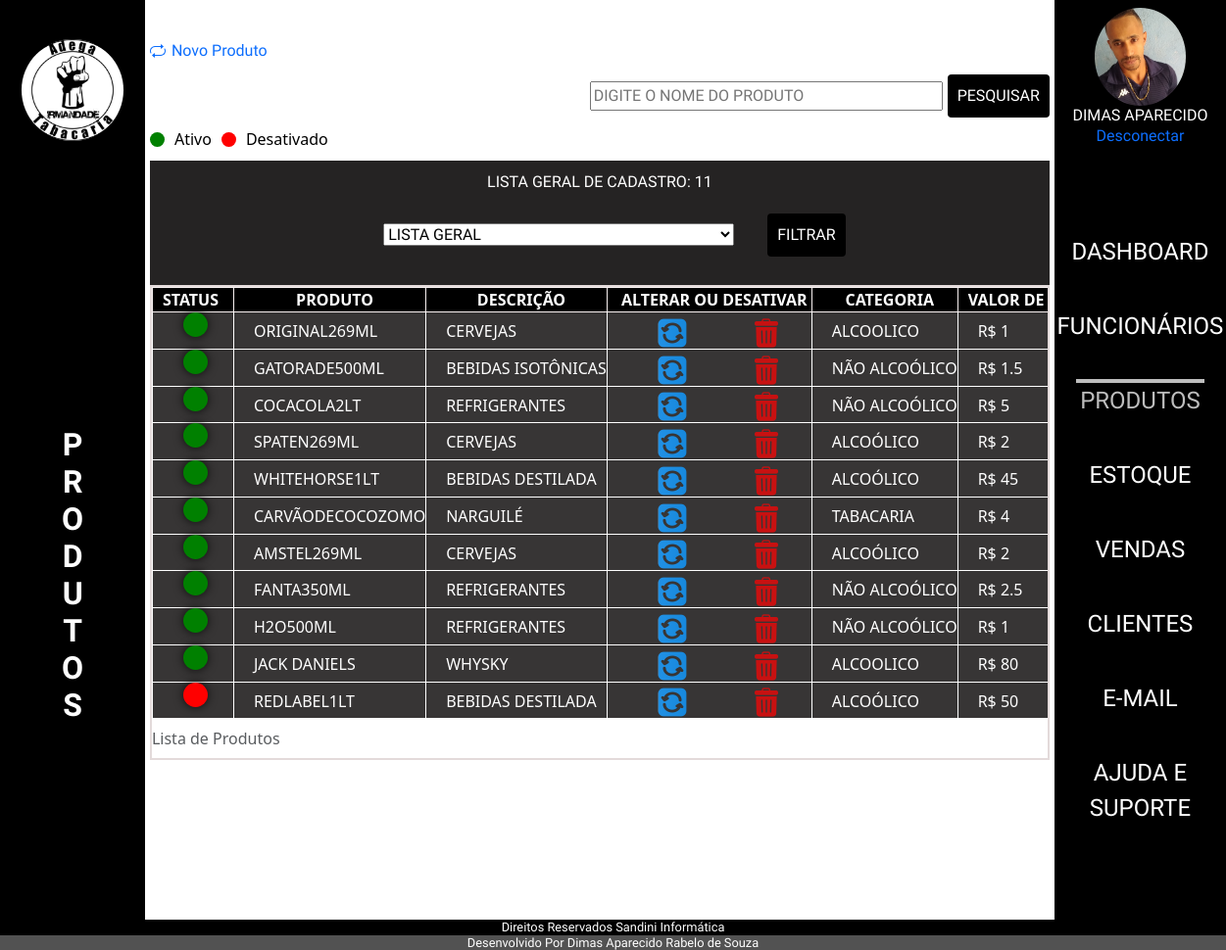
The page /admin/index.php?p=produtos (signed in) on the database its author committed.
### tables this page shows
CREATE TABLE `tblprodutos` (
  `idProduto` int(11) NOT NULL,
  `nomeProduto` varchar(255) DEFAULT NULL,
  `descricaoProduto` varchar(50) DEFAULT NULL,
  `categoriaProduto` varchar(50) DEFAULT NULL,
  `statusProduto` varchar(255) DEFAULT 'Ativo',
  `precoCompraProduto` double(10,2) DEFAULT NULL,
  `precoVendaProduto` double(10,2) DEFAULT NULL,
  `fornecedorProduto` varchar(20) DEFAULT NULL,
  `dataReceProduto` date DEFAULT curdate(),
  `horaProduto` time DEFAULT curtime()
);

CREATE TABLE `tblusuarios` (
  `idUsuario` int(11) NOT NULL,
  `nomeUsuario` varchar(50) NOT NULL,
  `emailUsuario` varchar(80) NOT NULL,
  `senhaUsuario` varchar(20) NOT NULL,
  `statusUsuario` varchar(10) NOT NULL,
  `fotoUsuario` varchar(100) NOT NULL
);

### admin/authenticacao.php (called while the page is built, shortened)
<?php
if (isset($_SESSION['idUsuario'])) {
    $tipoUsuario = 'cliente';
} elseif (isset($_SESSION['idFuncionario'])) {
    $id = $_SESSION['idFuncionario'];
    $tipoUsuario = 'funcionario';
} else {
    header("location: http://localhost/ProjetoAdegaIrmandade/admin/loginAdmin.php");
    exit;
}
$pagina = @$_GET['p'];
require_once('class/cliente.php');
require_once('class/funcionario.php');
if ($tipoUsuario === 'cliente') {
    $usuarios = new ClienteClass($id);
} elseif ($tipoUsuario === 'funcionario') {
    $funcionarios = new FuncionarioClass($id);
    $usuario = $funcionarios;
}

### admin/class/produto.php (called while the page is built, shortened)
<?php
class ProdutoClass
{
    public function listarProdutosAtivos()
    {
        $sql = "SELECT * FROM tblprodutos WHERE statusProduto = 'ATIVO' ORDER BY idProduto ASC";
        $conn = Conexao::LigarConexao();
        $resultado = $conn->query($sql);
        $lista = $resultado->fetchAll();
        return $lista;
    }
    public function listarProdutosDesativados()
    {
        $sql = "SELECT * FROM tblprodutos WHERE statusProduto = 'DESATIVADO' ORDER BY idProduto ASC";
        $conn = Conexao::LigarConexao();
        $resultado = $conn->query($sql);
        $listaDesativados = $resultado->fetchAll();
        return $listaDesativados;
    }
}

### admin/class/cliente.php (called while the page is built, shortened)
<?php
class ClienteClass
{
    public $idUsuario;
public function __construct($id = false)
    {
        if ($id) {
            $this->idUsuario = $id;
            $this->Carregar();
        }
    }
    public function Carregar()
    {
        $query = "SELECT * FROM tblusuarios WHERE idUsuario = " . $this->idUsuario;
        $conn = Conexao::LigarConexao();
        $resultado = $conn->query($query);
        $lista = $resultado->fetchAll();
        foreach ($lista as $linha) {
            $this->nomeUsuario = $linha['nomeUsuario'];
            $this->fotoUsuario = $linha['fotoUsuario'];
        }
        }
 }

### admin/produtos/listar.php (the view, shortened to what this page needs)
<?php
require_once('class/produto.php');
$produto = new ProdutoClass();
$listaAtivos = $produto->listarProdutosAtivos();
$listaDesativados = $produto->listarProdutosDesativados();
$listaFiltrada = array_merge($listaAtivos, $listaDesativados);
$statusFiltrar = '';
$totalCadastrados = count($listaFiltrada);
$totalAtivos = count($listaAtivos);
$totalDesativados = count($listaDesativados);
?>
<div>
    <a class="icon-link icon-link-hover" style="--bs-icon-link-transform: translate3d(0, -.125rem, 0);" href="index.php?p=produtos&pr=cadastrar">
        Novo Produto
    </a>
</div>
<div>
    <form class="CampoPes" action="" method="POST">
        <input type="text" id="searchInput" name="searchInput" placeholder="Digite o nome do Produto">
        <button type="submit">Pesquisar</button>
    </form>
</div>
<?php if (empty($statusFiltrar) || $statusFiltrar === 'LISTA GERAL') : ?>
    <div class="legenda-status">
        <div class="bolinha verde"></div>
        <span>Ativo</span>
        <div class="bolinha vermelha"></div>
        <span>Desativado</span>
    </div>
<?php endif; ?>
<form class="formStatus" action="" method="POST">
    <div>
        <select class="seleAtual" aria-label="Default select example" name="statusProduto">
            <option value="" <?php echo empty($statusFiltrar) ? 'selected' : 'LISTA GERAL'; ?>>LISTA GERAL</option>
        </select>
        <button type="submit">Filtrar</button>
    </div>
    <div>
        <?php if ($statusFiltrar === 'ATIVO') : ?>
            <p class="total">Total de ativos: <?php echo $totalAtivos; ?></p>
        <?php elseif ($statusFiltrar === 'DESATIVADO') : ?>
            <p class="total">Total de desativados: <?php echo $totalDesativados; ?></p>
        <?php else : ?>
            <p class="total">Lista Geral de Cadastro: <?php echo $totalCadastrados; ?></p>
        <?php endif; ?>
    </div>
</form>
<div class="table-container" id="arrastarMouse">
    <div>
        <table>
            <caption>Lista de Produtos</caption>
            <thead>
                <tr>
                <?php if (empty($statusFiltrar) || $statusFiltrar === 'LISTA GERAL') : ?>
                        <th class="spanstatus" class="thStatusPro"    >Status</th>
                    <?php endif; ?>
                     <th>Produto</th>
                    <th>Descrição</th>
                    <?php if ($statusFiltrar !== 'DESATIVADO') : ?>
                        <th>Alterar ou Desativar</th>
                    <?php endif; ?>
                    <th>Categoria</th>
                    <th>Valor de Compra</th>
                </tr>
            </thead>
            <tbody>
                <?php foreach ($listaFiltrada as $linha) : ?>
                    <?php if (empty($statusFiltrar) || $linha['statusProduto'] === $statusFiltrar) : ?>
                        <tr>
                        <?php if (empty($statusFiltrar) || $statusFiltrar === 'LISTA GERAL') : ?>
                                <td class="spanstatus" >
                                    <?php if ($linha['statusProduto'] === 'ATIVO') : ?>
                                        <span class="status-span active-status"></span>
                                    <?php else : ?>
                                        <span class="status-span inactive-status"></span>
                                    <?php endif; ?>
                                </td>
                            <?php endif; ?>
                            <td><?php echo $linha['nomeProduto'] ?></td>
                            <td><?php echo $linha['descricaoProduto'] ?></td>
                            <?php if ($statusFiltrar !== 'DESATIVADO') : ?>
                                <td class="btngrudsicone">
                                    <a href="index.php?p=produtos&pr=atualizar&id=<?php echo $linha['idProduto'] ?>">
                                       <img src="./img/setas-flechas.png" alt="">
                                    </a>
                                    <a href="index.php?p=produtos&pr=desativar&id=<?php echo $linha['idProduto'] ?>" onclick="return confirmarDesativacao()">
                                    <img src="./img/lixeira-de-reciclagem.png" alt="">
                                    </a>
                                </td>
                            <?php endif; ?>
                            <td><?php echo  $linha['categoriaProduto'] ?></td>
                            <td><?php echo 'R$ '. $linha['precoCompraProduto'] ?></td>
                        </tr>
                    <?php endif; ?>
                <?php endforeach; ?>
            </tbody>
        </table>
    </div>
</div>

### admin/index.php (shortened to what this page needs)
<?php
require_once('authenticacao.php');
?>
<!DOCTYPE html>
<html lang="pt-BR">
<head>
    <link rel="stylesheet" href="../src/css/reset.css">
    <link rel="stylesheet" href="https://cdnjs.cloudflare.com/ajax/libs/animate.css/4.1.1/animate.min.css">
    <link rel="stylesheet" href="https://cdn.jsdelivr.net/npm/bootstrap@5.3.2/dist/css/bootstrap.min.css">
    <link rel="stylesheet" href="./css/estilo.css">
</head>
<body>
    <main>
        <section class="topoEsquerda">
            <h1>
                <img src="img/logoadega.png" alt=" imagem da logo">
            </h1>
            <?php
            if ($pagina == '') {
                $texto = '';
            } else {
                $texto = '' . $pagina;
            }
            echo '<h2 class="vertical-text">';
            for ($i = 0; $i < strlen($texto); $i++) {
                echo '<span>' . $texto[$i] . '</span>';
            }
            echo '</h2>';
            ?>
        </section>
        <div class="box">
            <?php
            switch ($pagina) {
                case 'produtos':
                    require_once('produtos/produto.php');
                    break;
            }
            ?>
        </div>
        <div class="menu">
            <?php
            $pagina = @$_GET['p'];
            ?>
           <div class="divlogin">
    <?php
    $foto = isset($usuarios->fotoUsuario) ? $usuarios->fotoUsuario : (isset($funcionarios->fotoFuncionario) ? $funcionarios->fotoFuncionario : null);
    $nome = isset($usuarios->nomeUsuario) ? $usuarios->nomeUsuario : (isset($funcionarios->nomeFuncionario) ? $funcionarios->nomeFuncionario : null);
    if (!empty($foto)) {
        echo '<img src="../admin/img/' . $foto . '" alt="User">';
    } else {
        echo '<img src="../admin/img/btnuser.png" alt="Imagem Padrão">';
    }
    echo '<h2>' . $nome . '</h2>';
    ?>
    <a href="desconectar.php">Desconectar</a>
</div>
            <nav>
                <ul>
                    <li><a href="index.php?p=dashboard" class="<?= ($pagina == 'dashboard' || $pagina == '') ? 'menuAtivo' : ''; ?>"> Dashboard </a></li>
                    <li><a href="index.php?p=funcionarios" class="<?= ($pagina == 'funcionarios') ? 'menuAtivo' : ''; ?>"> Funcionários </a></li>
                    <li><a href="index.php?p=produtos" class="<?= ($pagina == 'produtos') ? 'menuAtivo' : ''; ?>"> Produtos </a></li>
                    <li><a href="index.php?p=estoque" class="<?= ($pagina == 'estoque') ? 'menuAtivo' : ''; ?>"> Estoque </a></li>
                    <li><a href="index.php?p=vendas" class="<?= ($pagina == 'vendas') ? 'menuAtivo' : ''; ?>"> Vendas </a></li>
                    <li><a href="index.php?p=clientes" class="<?= ($pagina == 'clientes') ? 'menuAtivo' : ''; ?>"> Clientes </a></li>
                    <li><a href="index.php?p=contato" class="<?= ($pagina == 'contato') ? 'menuAtivo' : ''; ?>"> E-mail </a></li>
                    <li><a href="index.php?p=ajuda%20e%20suporte" class="<?= ($pagina == 'ajuda e suporte') ? 'menuAtivo' : ''; ?>"> Ajuda e Suporte </a></li>
                </ul>
            </nav>
        </div>
    </main>
    <footer class="rodape">
        <h2>Direitos Reservados Sandini Informática</h2>
        <h2 class="h2d">Desenvolvido Por Dimas Aparecido Rabelo de Souza</h2>
    </footer>
</body>
</html>

### admin/css/estilo.css (style rules this page uses)
* a, h1, h2, h3, h4 { font-family: 'Secular One'; font-size: 16px; text-align: center; margin: 0; padding: 0; box-sizing: border-box; text-decoration: none; }
select, input { text-transform: uppercase; }
body { display: flex; flex-direction: column; min-height: 100vh; color: #ffffff; }
.vertical-text { writing-mode: vertical-lr; text-orientation: upright; white-space: nowrap; display: inline-block; font-family: 'Secular One'; font-size: 2.0em; font-weight: bold; text-transform: uppercase; }
h1 { width: 80%; margin-top: 10px }
h1 img { width: 70%; border-radius: 50%; }
.divlogin { width: 100%; display: flex; align-items: center; flex-direction: column; justify-content: space-between; padding: 8px; }
.divlogin img { border-radius: 50%; max-width: 180px; max-height: 100px; }
.topoEsquerda { background: #000000; display: flex; flex-direction: column; width: 200px; justify-content: space-between; align-items: center; padding-bottom: 200px; }
main { width: 100%; flex: 1; display: flex; }
.menu { display: flex; background: #000000; color: #ffffff; text-align: center; margin: 0 auto; width: 14%; align-items: center; flex-direction: column; }
ul { padding: 60px 20px; }
ul li { padding: 20px 20px; }
nav ul li a { color: #ffffff; text-decoration: none; font-size: 1.5em; text-transform: uppercase; }
.menuAtivo { color: #bdbdbd !important; border-top: solid 4px #bdbdbd; padding: 4px; }
.box { width: 100%; min-height: 400px; overflow: auto; box-sizing: border-box; padding: 40px 5px; color: #000000; }
.rodape { width: 100%; }
.rodape h2 { background: #000000; margin-bottom: 0; font-size: 0.8em; }
.rodape .h2d { background: #525252; }
.table-container { max-height: 800px; overflow-y: auto; overflow-x: auto; border: 2px solid #e3dada; text-align: justify; white-space: nowrap; cursor: grab; }
table { width: 100%; border-collapse: collapse; border: 1px solid #f8f1f1; }
td { background: #373535; border: 1px solid #fff; color: #fff; text-indent: 20px; text-transform: uppercase; width: 100%; }
th { border: 1px solid #f8f1f1; text-align: center; font-size: 1.0em; font-weight: bold; text-transform: uppercase; text-indent: 10px; background: #000000; color: #ffffff; }
h1 { text-align: center; background: #000000; width: 100%; padding: 30px 0px; text-transform: uppercase; }
form { display: flex; flex-direction: column; align-items: center; background: #252323; width: 100%; font-family: 'Secular One'; text-transform: uppercase; }
input { margin: 5px 5px; width: 360px; text-transform: uppercase; }
select { margin: 30px; }
button { margin: 10px 0; padding: 10px; background-color: #000000; color: #fff; border: none; border-radius: 4px; text-transform: uppercase; }
.seleAtual { width: 358px; }
.total { color: #ffffff; font-size: 1.0em; margin-bottom: 0; }
.formStatus { display: flex; flex-direction: column-reverse; justify-content: space-around; padding: 10px; }
.CampoPes { display: flex; justify-content: flex-end; flex-direction: row; background: none; }
.btngrudsicone img { margin-right: 30px; margin-left: 30px; }
.spanstatus { text-align: center; padding-right: 15px; }
.status-span { display: inline-block; width: 25px; height: 25px; border-radius: 50%; box-shadow: 0 0 10px rgba(0, 0, 0, 0.8); }
.active-status { background-color: green; animation: pulse 1s infinite alternate; padding: 5px 5px; }
.inactive-status { background-color: red; animation: rotate 2s linear infinite, scale 1s ease-in-out infinite alternate; padding: 5px 5px; }
.legenda-status { display: flex; align-items: center; gap: 10px; margin-bottom: 10px; }
.bolinha { width: 15px; height: 15px; border-radius: 50%; }
.verde { background-color: green; }
.vermelha { background-color: red; }

### rows shown on the page
tblprodutos: statusProduto "ATIVO" (drawn), nomeProduto "ORIGINAL269ML", descricaoProduto "CERVEJAS", categoriaProduto "ALCOOLICO", precoCompraProduto "1"
tblprodutos: statusProduto "ATIVO" (drawn), nomeProduto "GATORADE500ML", descricaoProduto "BEBIDAS ISOTÔNICAS", categoriaProduto "NÃO ALCOÓLICO", precoCompraProduto "1.5"
tblprodutos: statusProduto "ATIVO" (drawn), nomeProduto "COCACOLA2LT", descricaoProduto "REFRIGERANTES", categoriaProduto "NÃO ALCOÓLICO", precoCompraProduto "5"
tblprodutos: statusProduto "ATIVO" (drawn), nomeProduto "SPATEN269ML", descricaoProduto "CERVEJAS", categoriaProduto "ALCOÓLICO", precoCompraProduto "2"
tblprodutos: statusProduto "ATIVO" (drawn), nomeProduto "WHITEHORSE1LT", descricaoProduto "BEBIDAS DESTILADA", categoriaProduto "ALCOÓLICO", precoCompraProduto "45"
tblprodutos: statusProduto "ATIVO" (drawn), nomeProduto "CARVÃODECOCOZOMO", descricaoProduto "NARGUILÉ", categoriaProduto "TABACARIA", precoCompraProduto "4"
tblprodutos: statusProduto "ATIVO" (drawn), nomeProduto "AMSTEL269ML", descricaoProduto "CERVEJAS", categoriaProduto "ALCOÓLICO", precoCompraProduto "2"
tblprodutos: statusProduto "ATIVO" (drawn), nomeProduto "FANTA350ML", descricaoProduto "REFRIGERANTES", categoriaProduto "NÃO ALCOÓLICO", precoCompraProduto "2.5"
tblprodutos: statusProduto "ATIVO" (drawn), nomeProduto "H2O500ML", descricaoProduto "REFRIGERANTES", categoriaProduto "NÃO ALCOÓLICO", precoCompraProduto "1"
tblprodutos: statusProduto "ATIVO" (drawn), nomeProduto "JACK DANIELS", descricaoProduto "WHYSKY", categoriaProduto "ALCOOLICO", precoCompraProduto "80"
tblprodutos: statusProduto "DESATIVADO" (drawn), nomeProduto "REDLABEL1LT", descricaoProduto "BEBIDAS DESTILADA", categoriaProduto "ALCOÓLICO", precoCompraProduto "50"
tblusuarios: fotoUsuario (picture), nomeUsuario "DIMAS APARECIDO"

### other values the page prints
$texto[$i] "P"
$texto[$i] "R"
$texto[$i] "O"
$texto[$i] "D"
$texto[$i] "U"
$texto[$i] "T"
$texto[$i] "S"
$totalCadastrados "11"
